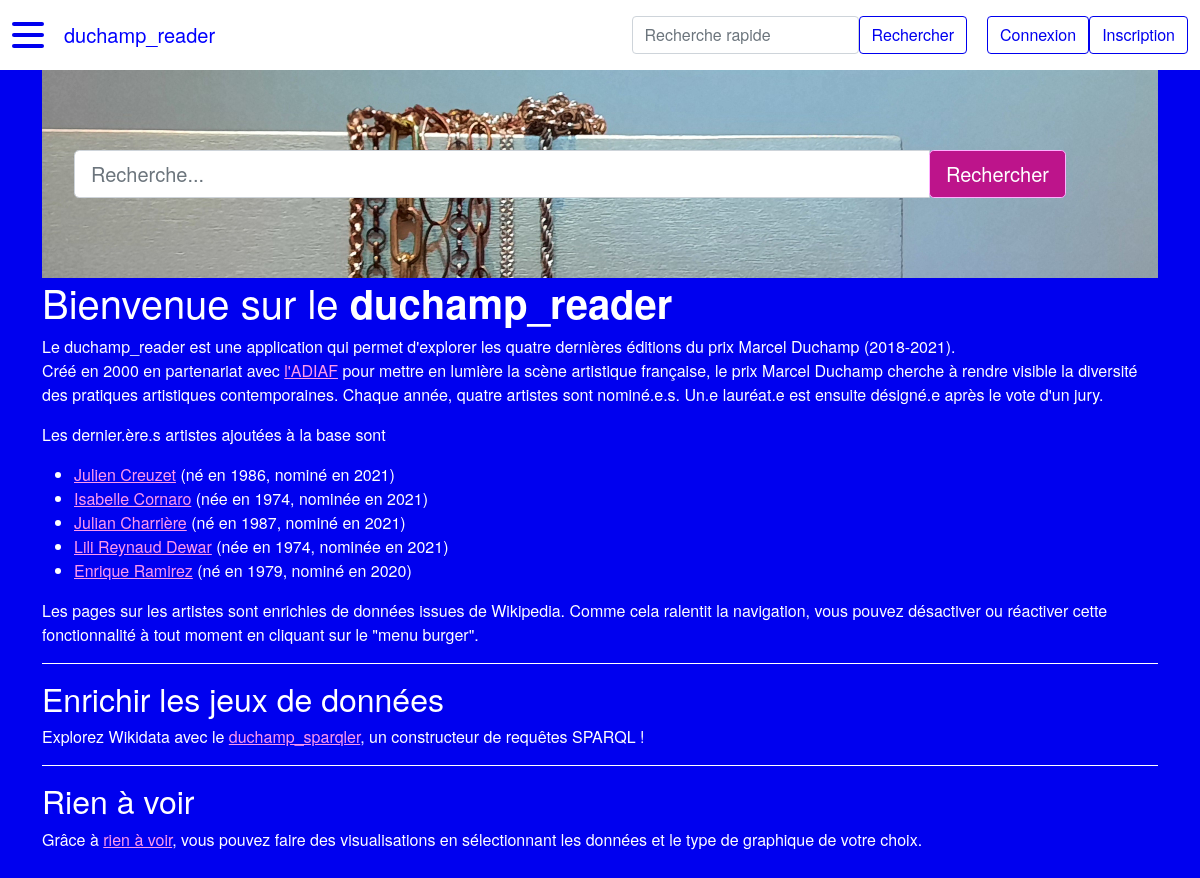
The page / on the database its author committed.
### duchamp_reader/modeles/classes_generic.py (models this page shows, shortened)
class Artiste(db.Model):
    __tablename__ = "artiste"
    id = db.Column(db.Integer, unique=True, nullable=False, primary_key=True, autoincrement=True)
    nom = db.Column(db.Text, nullable=False)
    prenom = db.Column(db.Text, nullable=False)
    annee_naissance = db.Column(db.Integer) # format YYYY
    genre = db.Column(db.String(1))  # M : masculin, F : femme, A : autre/non-binaire
    id_wikidata = db.Column(db.Text)
    id_ville_naissance = db.Column(db.Integer, db.ForeignKey("ville.id"))
    id_ville_residence = db.Column(db.Integer, db.ForeignKey("ville.id"))
    classname = db.Column(db.Text, nullable=False, default="artiste")
    authorship = db.relationship("AuthorshipArtiste", back_populates="artiste")
    represent = db.relationship("RelationRepresente", back_populates="artiste")
    ville_naissance = db.relationship("Ville", foreign_keys=[id_ville_naissance],
                                      backref="artiste_ville_naissance", uselist=False)
    ville_residence = db.relationship("Ville", foreign_keys=[id_ville_residence],
                                      backref="artiste_ville_residence", uselist=False)
    nomination = db.relationship("Nomination", back_populates="artiste", uselist=False)
    @hybrid.hybrid_property
    def full(self):
        return self.prenom + " " + self.nom

class Nomination(db.Model):
    __tablename__ = "nomination"
    id = db.Column(db.Integer, unique=True, nullable=False, primary_key=True, autoincrement=True)
    annee = db.Column(db.Integer, nullable=False)  # format YYYY
    laureat = db.Column(db.Boolean, nullable=False, default=0)  # 1 si lauréat, 0 si non
    id_artiste = db.Column(db.Integer, db.ForeignKey("artiste.id"))
    id_theme = db.Column(db.Integer, db.ForeignKey("theme.id"))
    classname = db.Column(db.Text, nullable=False, default="nomination")
    authorship = db.relationship("AuthorshipNomination", back_populates="nomination")
    artiste = db.relationship("Artiste", back_populates="nomination")
    theme = db.relationship("Theme", back_populates="nomination", uselist=False)

### duchamp_reader/routes.py (the view)
@app.route("/")
def accueil():
    last_artistes, last_nominations, last_galeries, last_villes, last_themes = queries()
    artistes = Artiste.query.order_by(Artiste.id.desc()).limit(5).all()
    return render_template("pages/accueil.html", artistes=artistes,
                           last_nominations=last_nominations, last_artistes=last_artistes, last_galeries=last_galeries,
                           last_themes=last_themes, last_villes=last_villes)

### duchamp_reader/utils/query.py (called while the page is built)
def queries():
        last_artistes = Artiste.query.order_by(Artiste.id.desc()).limit(3).all()
        last_nominations = Nomination.query.join(Artiste, Nomination.id_artiste == Artiste.id)\
                .order_by(Nomination.id.desc()).limit(3).all()
        last_galeries = Galerie.query.order_by(Galerie.id.desc()).limit(3).all()
        last_villes = Ville.query.order_by(Ville.id.desc()).limit(3).all()
        last_themes = Theme.query.order_by(Theme.id.desc()).limit(3).all()
        return last_artistes, last_nominations, last_galeries, last_villes, last_themes

### duchamp_reader/templates/pages/accueil.html
{% extends "conteneur.html" %}
{% block homesearch %}
    {% include "partials/recherche.html" %}
{% endblock %}
{% block corps %}
    <h1>Bienvenue sur le <strong>duchamp_reader</strong></h1>
    <p>Le duchamp_reader est une application qui permet d'explorer les quatre dernières
        éditions du prix Marcel Duchamp (2018-2021).<br>
        Créé en 2000 en partenariat avec <a href="https://www.adiaf.com/">l'ADIAF</a>
        pour mettre en lumière la scène artistique française, le prix Marcel Duchamp cherche
        à rendre visible la diversité des pratiques artistiques contemporaines. Chaque année,
        quatre artistes sont nominé.e.s. Un.e lauréat.e est ensuite désigné.e après le vote
        d'un jury.</p>
    {% if artistes %}
        <p>Les dernier.ère.s artistes ajoutées à la base sont</p>
        <ul>
        {% for artiste in artistes %}
            <li>
                <a href="{{ url_for('artiste_main', id_artiste=artiste.id) }}">{{artiste.full}}</a>
                ({% if artiste.genre == "F" %}née{% elif artiste.genre == "A" %}né.e{% else %}né{% endif %} en {{artiste.annee_naissance}},
                {% if artiste.genre == "F" %}nominée{% elif artiste.genre == "A" %}nominé.e{% else %}nominé{% endif %} en {{artiste.nomination.annee}})
            </li>
        {% endfor %}
        </ul>
        <p>
            Les pages sur les artistes sont enrichies de données issues de Wikipedia. Comme cela ralentit
            la navigation, vous pouvez désactiver ou réactiver cette fonctionnalité à tout moment en cliquant
            sur le "menu burger".
        </p>
        <h2>Enrichir les jeux de données</h2>
        <p>Explorez Wikidata avec le <a href="{{ url_for('sparql') }}">duchamp_sparqler</a>, un constructeur de requêtes SPARQL !</p>
        <h2>Rien à voir</h2>
        <p>Grâce à <a href="{{ url_for('rien_a_voir') }}">rien à voir</a>, vous pouvez faire des visualisations
        en sélectionnant les données et le type de graphique de votre choix.</p>
    {% else %}
        <p>La base de données est en cours de constitution. Des données doivent encore être ajoutées.</p>
    {% endif %}
{% endblock %}

### rows shown on the page
Artiste: full "Julien Creuzet", genre "né", annee_naissance "1986", nomination.annee "2021"
Artiste: full "Isabelle Cornaro", genre "née", annee_naissance "1974", nomination.annee "2021"
Artiste: full "Julian Charrière", genre "né", annee_naissance "1987", nomination.annee "2021"
Artiste: full "Lili Reynaud Dewar", genre "née", annee_naissance "1974", nomination.annee "2021"
Artiste: full "Enrique Ramirez", genre "né", annee_naissance "1979", nomination.annee "2020"
